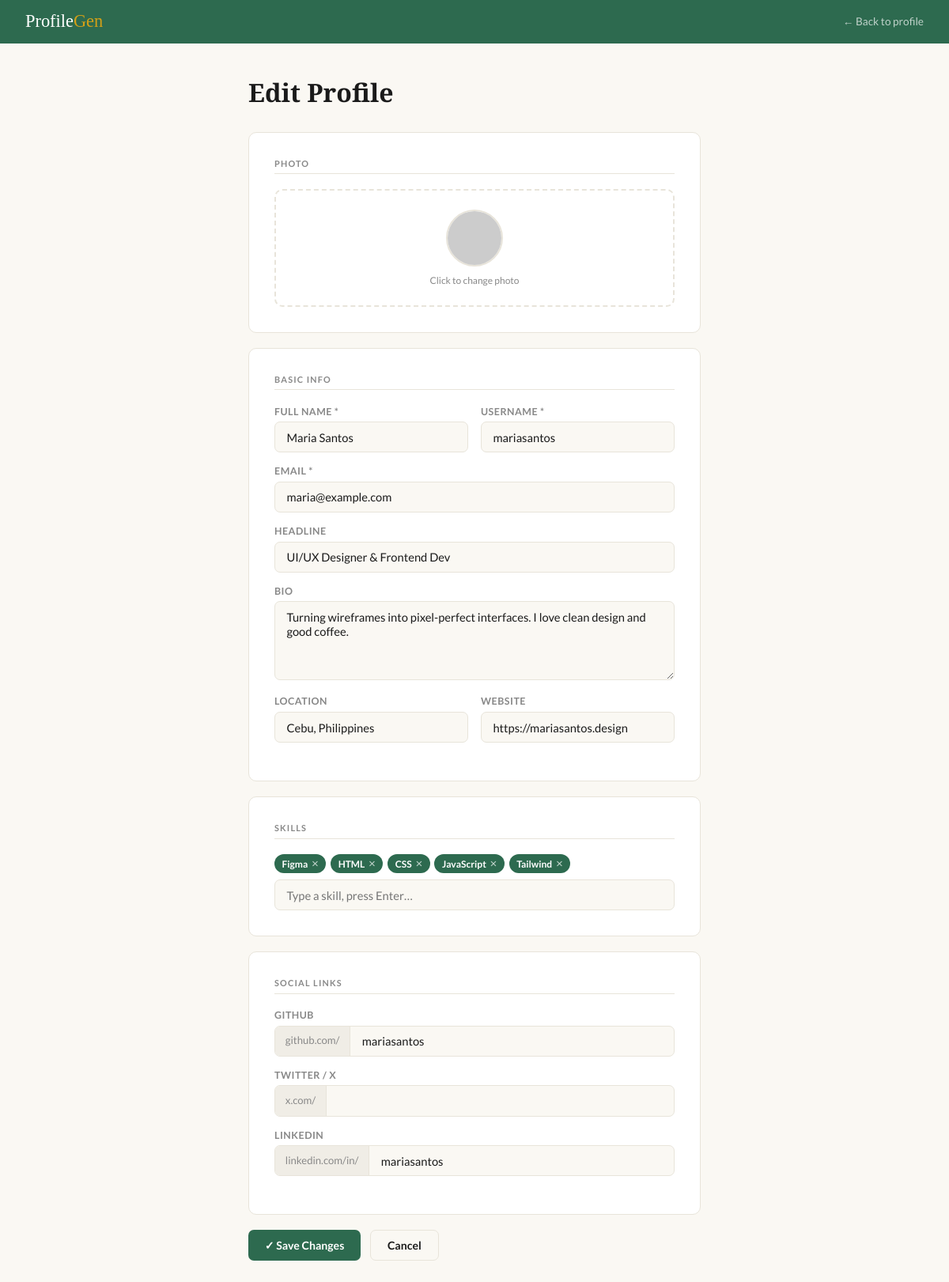
The page /edit.php?u=mariasantos on the database its author committed.
### tables this page shows
CREATE TABLE IF NOT EXISTS profiles (
    id         INT          NOT NULL AUTO_INCREMENT,
    name       VARCHAR(100) NOT NULL,
    username   VARCHAR(50)  NOT NULL,
    email      VARCHAR(150) NOT NULL,
    headline   VARCHAR(150)          DEFAULT NULL,
    bio        TEXT                  DEFAULT NULL,
    location   VARCHAR(100)          DEFAULT NULL,
    website    VARCHAR(255)          DEFAULT NULL,
    avatar     VARCHAR(255)          DEFAULT NULL,
    github     VARCHAR(100)          DEFAULT NULL,
    twitter    VARCHAR(100)          DEFAULT NULL,
    linkedin   VARCHAR(100)          DEFAULT NULL,
    skills     TEXT                  DEFAULT NULL,
    created_at DATETIME              DEFAULT CURRENT_TIMESTAMP,

    PRIMARY KEY (id),
    UNIQUE KEY uq_username (username),
    UNIQUE KEY uq_email    (email)
);

### edit.php (the view, shortened to what this page needs)
<?php
$username = trim($_GET['u'] ?? '');
$db       = get_db();
$stmt     = $db->prepare("SELECT * FROM profiles WHERE username = ?");
$stmt->execute([$username]);
$p        = $stmt->fetch();
function avatar_url($row) {
    return 'https://ui-avatars.com/api/?name=' . urlencode($row['name']) . '&background=2d6a4f&color=fff&size=144&bold=true';
}
?>
<!DOCTYPE html>
<html lang="en">
<head>
</head>
<body>
<nav>
  <a class="brand" href="index.php">Profile<span>Gen</span></a>
  <a class="back" href="profile.php?u=<?= urlencode($username) ?>">← Back to profile</a>
</nav>
<div class="wrap">
  <h1 class="page-title">Edit Profile</h1>
  <form method="POST" enctype="multipart/form-data">
    <div class="card">
      <div class="sec-label">Photo</div>
      <div class="av-box" onclick="document.getElementById('avatar').click()">
        <img id="av-preview" src="<?= avatar_url($p) ?>" alt="preview">
        <div class="hint">Click to change photo</div>
      </div>
    </div>
    <div class="card">
      <div class="sec-label">Basic Info</div>
      <div class="row">
        <div class="fg">
          <label>Full Name *</label>
          <input type="text" name="name" value="<?= htmlspecialchars($p['name']) ?>" placeholder="Jane Dela Cruz">
        </div>
        <div class="fg">
          <label>Username *</label>
          <input type="text" name="username" value="<?= htmlspecialchars($p['username']) ?>">
        </div>
      </div>
      <div class="fg">
        <label>Email *</label>
        <input type="email" name="email" value="<?= htmlspecialchars($p['email']) ?>">
      </div>
      <div class="fg">
        <label>Headline</label>
        <input type="text" name="headline" value="<?= htmlspecialchars($p['headline'] ?? '') ?>">
      </div>
      <div class="fg">
        <label>Bio</label>
        <textarea name="bio"><?= htmlspecialchars($p['bio'] ?? '') ?></textarea>
      </div>
      <div class="row">
        <div class="fg">
          <label>Location</label>
          <input type="text" name="location" value="<?= htmlspecialchars($p['location'] ?? '') ?>">
        </div>
        <div class="fg">
          <label>Website</label>
          <input type="url" name="website" value="<?= htmlspecialchars($p['website'] ?? '') ?>">
        </div>
      </div>
    </div>
    <div class="card">
      <div class="sec-label">Skills</div>
      <div class="chips" id="chips"></div>
      <input type="text" id="skill-input" placeholder="Type a skill, press Enter…">
    </div>
    <div class="card">
      <div class="sec-label">Social Links</div>
      <div class="fg">
        <label>GitHub</label>
        <div class="prefix-wrap"><span class="prefix">github.com/</span><input type="text" name="github" value="<?= htmlspecialchars($p['github'] ?? '') ?>"></div>
      </div>
      <div class="fg">
        <label>Twitter / X</label>
        <div class="prefix-wrap"><span class="prefix">x.com/</span><input type="text" name="twitter" value="<?= htmlspecialchars($p['twitter'] ?? '') ?>"></div>
      </div>
      <div class="fg">
        <label>LinkedIn</label>
        <div class="prefix-wrap"><span class="prefix">linkedin.com/in/</span><input type="text" name="linkedin" value="<?= htmlspecialchars($p['linkedin'] ?? '') ?>"></div>
      </div>
    </div>
    <div class="actions">
      <button type="submit" class="btn btn-green">✓ Save Changes</button>
      <a href="profile.php?u=<?= urlencode($username) ?>" class="btn btn-outline">Cancel</a>
    </div>
  </form>
</div>
</body>
</html>

### edit.php (style rules this page uses)
*,*::before,*::after { box-sizing:border-box;margin:0;padding:0 }
:root { --green:#2d6a4f;--green-l:#40916c;--cream:#faf8f3;--paper:#fff;--ink:#1a1a1a;--muted:#888;--border:#e8e4da;--accent:#d4a017;--r:10px }
body { font-family:'Lato',sans-serif;background:var(--cream);color:var(--ink) }
nav { background:var(--green);padding:.9rem 2rem;display:flex;align-items:center;justify-content:space-between }
.brand { font-family:'Playfair Display',serif;color:#fff;font-size:1.4rem;text-decoration:none }
.brand span { color:var(--accent) }
.back { color:rgba(255,255,255,.7);text-decoration:none;font-size:.85rem }
.wrap { max-width:620px;margin:2.5rem auto;padding:0 1.5rem 3rem }
.page-title { font-family:'Playfair Display',serif;font-size:2rem;margin-bottom:1.8rem }
.card { background:var(--paper);border:1px solid var(--border);border-radius:var(--r);padding:2rem;margin-bottom:1.2rem }
.sec-label { font-size:.68rem;font-weight:700;letter-spacing:1.2px;text-transform:uppercase;color:var(--muted);border-bottom:1px solid var(--border);padding-bottom:.4rem;margin-bottom:1.2rem }
.row { display:grid;grid-template-columns:1fr 1fr;gap:1rem }
.fg { margin-bottom:1rem }
label { display:block;font-size:.78rem;font-weight:700;letter-spacing:.5px;text-transform:uppercase;color:var(--muted);margin-bottom:.35rem }
input[type=text],input[type=email],input[type=url],textarea { width:100%;padding:.6rem .9rem;border:1.5px solid var(--border);border-radius:7px;font-family:'Lato',sans-serif;font-size:.92rem;background:var(--cream);color:var(--ink);outline:none;transition:border-color .15s }
textarea { resize:vertical;min-height:100px }
.hint { font-size:.75rem;color:var(--muted);margin-top:.25rem }
.prefix-wrap { display:flex;border:1.5px solid var(--border);border-radius:7px;overflow:hidden;background:var(--cream) }
.prefix { padding:.6rem .8rem;font-size:.82rem;color:var(--muted);background:#f0ede6;border-right:1.5px solid var(--border);white-space:nowrap;flex-shrink:0 }
.prefix-wrap input { border:none;border-radius:0;background:transparent;flex:1 }
.av-box { border:2px dashed var(--border);border-radius:var(--r);padding:1.5rem;text-align:center;cursor:pointer;transition:border-color .15s }
#av-preview { width:72px;height:72px;border-radius:50%;object-fit:cover;margin:0 auto .6rem;display:block;border:2px solid var(--border) }
.chips { display:flex;flex-wrap:wrap;gap:.35rem;margin-bottom:.5rem;min-height:24px }
.actions { display:flex;gap:.75rem;flex-wrap:wrap;margin-top:.5rem }
.btn { display:inline-flex;align-items:center;padding:.6rem 1.3rem;border-radius:7px;font-family:'Lato',sans-serif;font-size:.88rem;font-weight:700;cursor:pointer;text-decoration:none;border:none;transition:all .15s }
.btn-green { background:var(--green);color:#fff }
.btn-outline { background:transparent;color:var(--ink);border:1.5px solid var(--border) }

### rows shown on the page
profiles: name "Maria Santos", username "mariasantos", email "maria@example.com", headline "UI/UX Designer & Frontend Dev", bio "Turning wireframes into pixel-perfect interfaces. I love clean design and good coffee.", location "Cebu, Philippines", website "https://mariasantos.design", github "mariasantos", linkedin "mariasantos"
